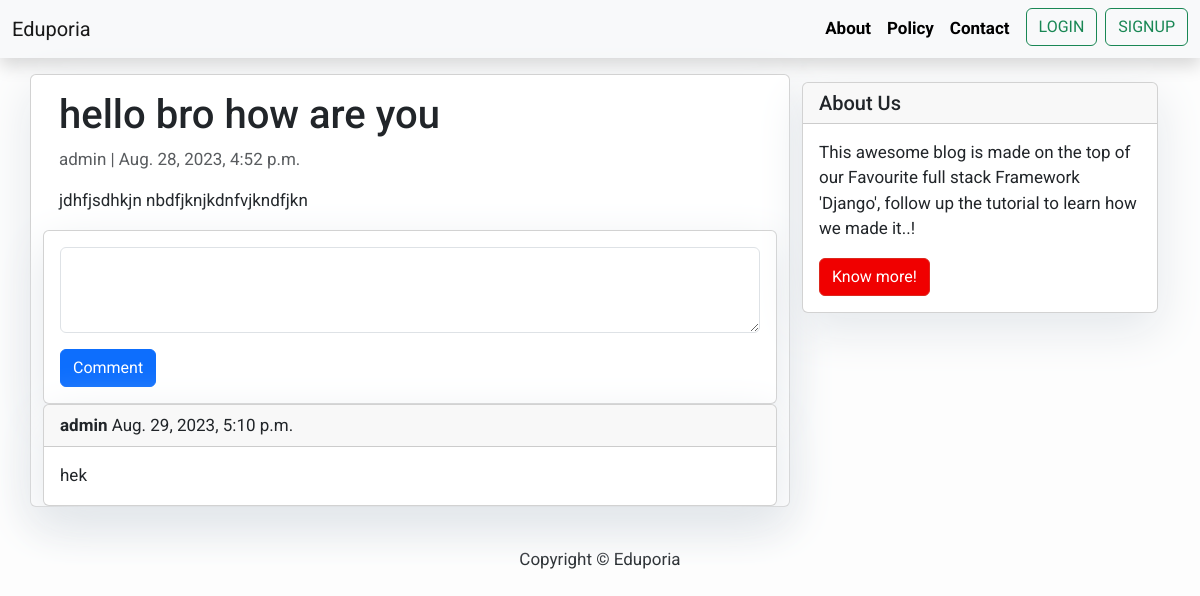
The page /hello-bro-how-are-you/ on the database its author committed.
### blog/models.py (models this page shows, shortened)
class Post(models.Model):
    title = models.CharField(max_length=200, unique=True)
    slug = models.SlugField(unique=True, blank=True, null=True)
    author = models.ForeignKey(User, on_delete= models.CASCADE,related_name='blog_posts')
    updated_on = models.DateTimeField(auto_now= True)
    content = models.TextField()
    created_on = models.DateTimeField(auto_now_add=True)
    status = models.IntegerField(choices=STATUS, default=0)
    class Meta:
        ordering = ['-created_on']

class Comment(models.Model):
    post = models.SlugField(blank=True, null=True)
    author = models.ForeignKey(User, on_delete=models.CASCADE)
    text = models.TextField()
    created_date = models.DateTimeField(auto_now_add=True)
    approved_comment = models.BooleanField(default=True)

### blog/views.py (the view)
# urls.py: path('<slug:slug>/', views.PostDetail.as_view(), name='post_detail'),
class PostDetail(generic.DetailView):
    model = Post
    template_name = 'post_detail.html'
    def get_context_data(self, **kwargs):
        context = super().get_context_data(**kwargs)
        post = self.get_object()
        comments = Comment.objects.filter(post=post.slug, approved_comment=True)
        context['comments'] = comments
        return context

### templates/post_detail.html (shortened to what this page needs)
{% extends 'base.html' %} {% block content %}
<div class="container">
  <div class="row">
    <div class="col-md-8 card mb-4  mt-3 left  top">
      <div class="card-body">
        <h1>{% block title %} {{ object.title }} {% endblock title %}</h1>
        <p class=" text-muted">{{ post.author }} | {{ post.created_on }}</p>
        <p class="card-text ">{{ object.content | safe }}</p>
      </div>
      <div class="card">
        <div class="card-body">
          <form action="/submitcomment" method="post">
            <div class="mb-3">
          <textarea class="form-control" id="exampleFormControlTextarea1" name="comment" rows="3"></textarea>
        </div>
        <button class="btn btn-primary">Comment</button>
          </form>
        </div>
      </div>
      {% for x in comments %}
      <div class="card">
        <div class="card-header">
          <b>{{x.author}} </b>{{x.created_date}}
        </div>
        <div class="card-body">
          <p class="card-text">{{x.text|safe}}</p>
        </div>
      </div>
      {% endfor %}
    </div>
    {% block sidebar %} {% include 'sidebar.html' %} {% endblock sidebar %}
  </div>
</div>
{% endblock content %}

### templates/base.html (style rules this page uses)
body { font-family: "Roboto", sans-serif; font-size: 17px; background-color: #fdfdfd; }

### templates/sidebar.html (style rules this page uses)
.card { box-shadow: 0 16px 48px #E3E7EB; }

### rows shown on the page
Post: title "hello bro how are you", author "admin", created_on "Aug. 28, 2023, 4:52 p.m.", content "jdhfjsdhkjn nbdfjknjkdnfvjkndfjkn"
Comment: author "admin", created_date "Aug. 29, 2023, 5:10 p.m.", text "hek"
